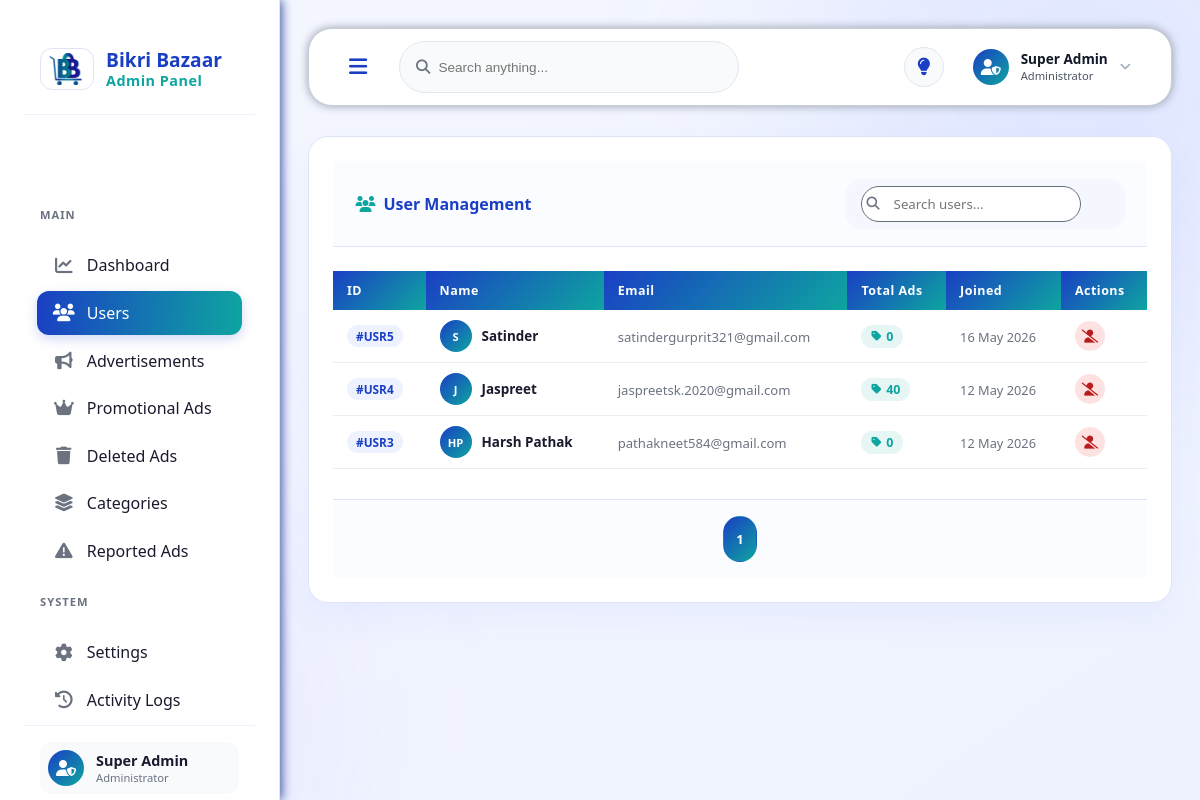
/admin_page.php?page=users, run on an earlier commit of the app's database.
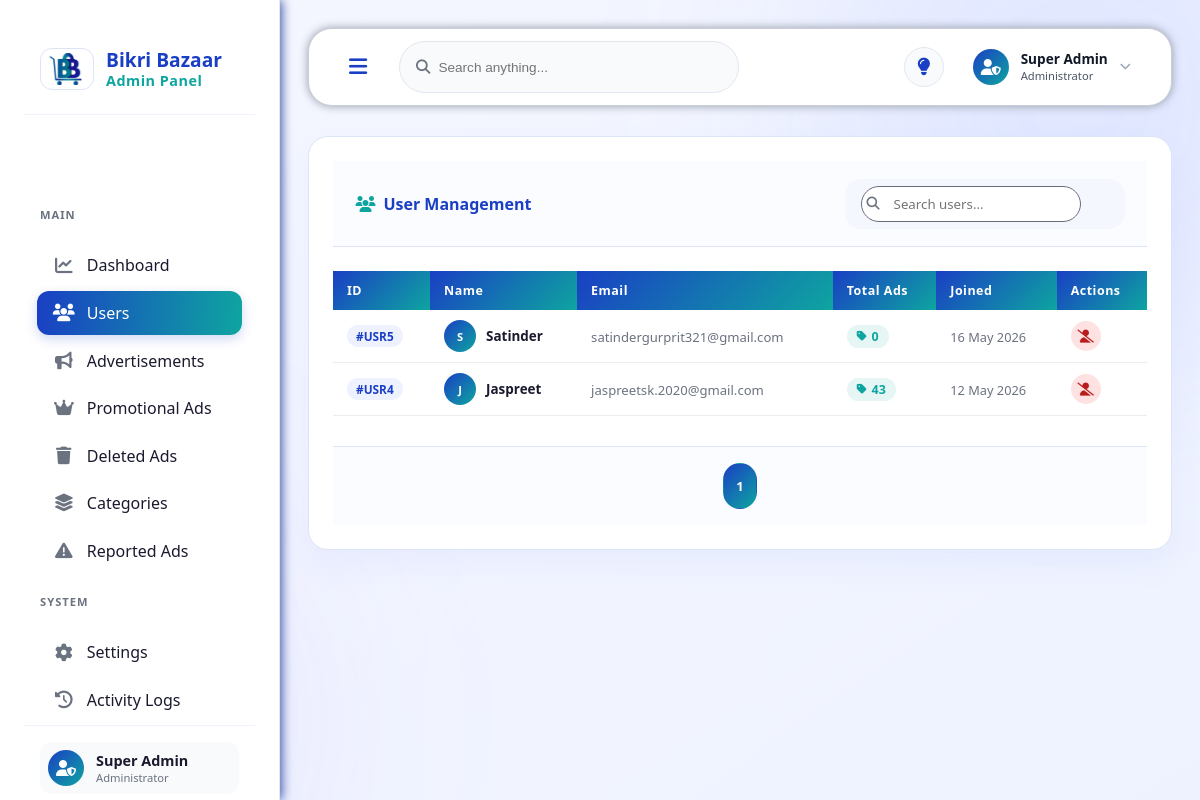
And on a later commit of the database.
### tables this page shows
CREATE TABLE `users` (
  `id` int NOT NULL AUTO_INCREMENT,
  `name` varchar(100) DEFAULT NULL,
  `email` varchar(100) DEFAULT NULL,
  `password` varchar(255) DEFAULT NULL,
  `phone` varchar(20) DEFAULT NULL,
  `city` varchar(100) DEFAULT NULL,
  `created_at` timestamp NOT NULL DEFAULT CURRENT_TIMESTAMP,
  `otp` varchar(10) DEFAULT NULL,
  `otp_expiry` datetime DEFAULT NULL,
  `about` varchar(200) DEFAULT '',
  `profile_image` varchar(255) DEFAULT NULL,
  PRIMARY KEY (`id`)
);

### public/admin_page.php (called while the page is built, shortened)
<?php
require_once '../modules/admin/admin_view.php';
?>

### modules/admin/users/users_data.php (called while the page is built, shortened)
<?php
require_once __DIR__ . '/../../../shared/db.php';
$search_sql = '';
$limit = 10;
$page_number = max(1, intval($_GET['pageno'] ?? 1));
$offset = ($page_number - 1) * $limit;
$all_users_query = mysqli_query(
    $conn,
    "SELECT
        users.id,
        users.name,
        users.email,
        users.created_at,
        (
            SELECT COUNT(*)
            FROM products
            WHERE products.user_id = users.id
            AND products.is_deleted = 0
        ) AS total_ads
     FROM users
     WHERE 1=1
     $search_sql
     ORDER BY users.created_at DESC
     LIMIT $limit OFFSET $offset"
);
$total_users_result = mysqli_query(
    $conn,
    "SELECT COUNT(*) AS total
     FROM users
     WHERE 1=1
     $search_sql"
);
$total_users = mysqli_fetch_assoc($total_users_result)['total'];
$total_pages = ceil($total_users / $limit);
?>

### modules/admin/users/users_view.php (the view, shortened to what this page needs)
<?php require_once __DIR__ . '/users_data.php'; ?>
<div class="table-card">
    <div class="table-header">
        <h3><i class="fa-solid fa-users"></i> User Management</h3>
        <div class="table-actions">
            <form method="GET">
                <div class="search-input">
                    <input
                        type="text"
                        name="search"
                        placeholder="Search users..."
                        value="<?php echo htmlspecialchars($_GET['search'] ?? ''); ?>"
                    >
                </div>
            </form>
        </div>
    </div>
    <div class="table-wrapper">
        <table>
            <thead>
                <tr>
                    <th>ID</th>
                    <th>Name</th>
                    <th>Email</th>
                    <th>Total Ads</th>
                    <th>Joined</th>
                    <th>Actions</th>
                </tr>
            </thead>
            <tbody>
            <?php while($user = mysqli_fetch_assoc($all_users_query)): ?>
                <?php
                    $nameParts = explode(' ', trim($user['name']));
                    $initials  = strtoupper(substr($nameParts[0], 0, 1));
                    if (isset($nameParts[1])) {
                        $initials .= strtoupper(substr($nameParts[1], 0, 1));
                    }
                ?>
                <tr>
                    <td>
                        <span class="id-badge">#USR<?php echo $user['id']; ?></span>
                    </td>
                    <td>
                        <div class="user-cell">
                            <div class="user-avatar"><?php echo $initials; ?></div>
                            <span class="user-name-text"><?php echo htmlspecialchars($user['name']); ?></span>
                        </div>
                    </td>
                    <td>
                        <span class="email-text"><?php echo htmlspecialchars($user['email']); ?></span>
                    </td>
                    <td>
                        <span class="ads-badge">
                            <i class="fa-solid fa-tag" style="font-size:0.7rem;"></i>
                            <?php echo $user['total_ads']; ?>
                        </span>
                    </td>
                    <td>
                        <span class="date-text"><?php echo date('d M Y', strtotime($user['created_at'])); ?></span>
                    </td>
                    <td>
                        <div class="action-buttons">
                            <a href="admin_page.php?page=delete_user&id=<?php echo $user['id']; ?>"
                               class="delete-btn"
                               onclick="event.stopImmediatePropagation(); return confirm('Are you sure you want to delete this user and all of their ads? This action cannot be undone.');">
                                <i class="fa-solid fa-user-slash"></i>
                            </a>
                        </div>
                    </td>
                </tr>
            <?php endwhile; ?>
            </tbody>
        </table>
    </div>
    <div class="pagination">
        <?php for($i = 1; $i <= $total_pages; $i++): ?>
            <a href="?page=users&pageno=<?php echo $i; ?>&search=<?php echo urlencode($_GET['search'] ?? ''); ?>"
               class="page-btn <?php echo $i == $page_number ? 'active-page' : ''; ?>">
                <?php echo $i; ?>
            </a>
        <?php endfor; ?>
    </div>
</div>

What changed in the data, as far as the page shows it:
removed users: id "3", name "HP", name "Harsh Pathak", email "pathakneet584@gmail.com", total_ads "0", created_at "12 May 2026"
computed for users "Jaspreet": total_ads "40" → "43"
